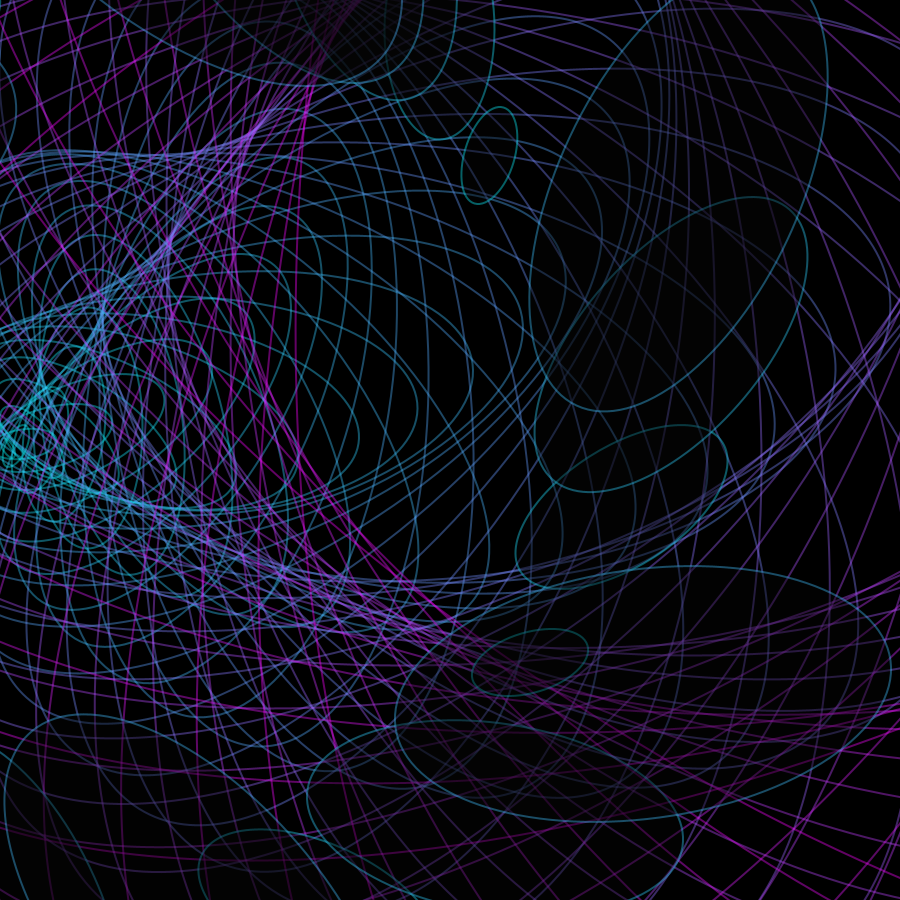
Frame 1 (no input)
Frame 2 (the mouse pressed at the canvas centre, redrawn once): identical to frame 1, image omitted

The Processing sketch that drew this single still picture (run headless with seeded random() and noise(); the mouse was pressed at the canvas centre and the sketch redrawn once):

// Processing sketch: processing_74901
// ── processing_74901.pde

int numboxes;
int nuboxes;


void setup()
{
size(900,900);
numboxes= 100;
nuboxes=30;
noLoop();
rectMode(CENTER);
smooth();

}

void draw()
{
background(0);
noFill();
stroke(255,100,100);
strokeWeight(2);

for(int i=0; i<numboxes; i++  )
{
  stroke(i*2.55,255-(i*2.55),255,100);
  pushMatrix();
  
  translate(0 +(i*8),height/2-(i*2));
  rotate(i);
  ellipse(0,0,i*22,i*10);
 
  popMatrix();
}


for(int i=0; i<nuboxes; i++  )
{
  stroke(i*2.55,255-(i*2.55),255,100);
  pushMatrix();
  
  translate(0 +(i*8),height/2-(i*2));
  rotate(i);
  fill(5,100);
  ellipse(400,350,i*20,i*10);
 
  popMatrix();
}

}
